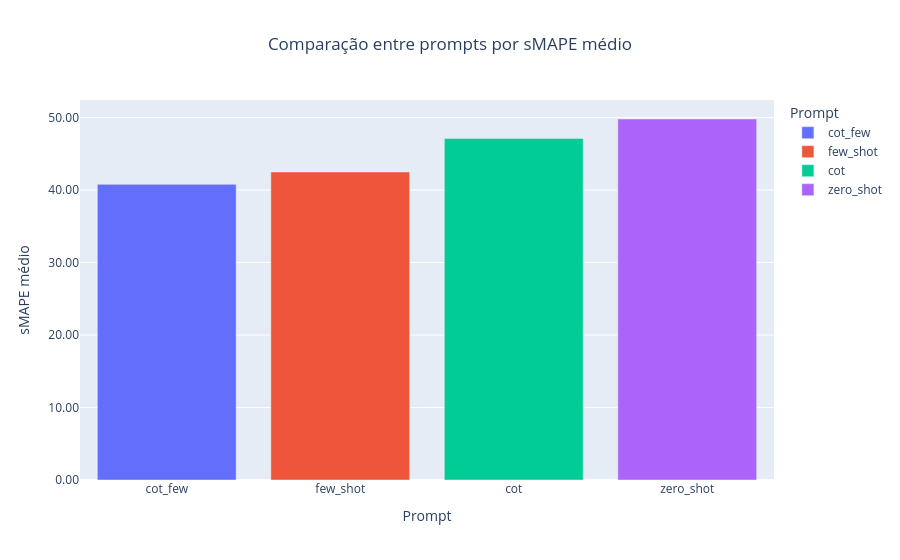

Notebook source saved alongside this figure:
### Markdown cell above
# 📊 10. Comparação entre prompts por sMAPE médio

### Code cell
fig = px.bar(
    df.groupby("Tipo de Prompt", as_index=False)["sMAPE"].mean().sort_values("sMAPE"),
    x="Tipo de Prompt", y="sMAPE",
    color="Tipo de Prompt",
    title="Comparação entre prompts por sMAPE médio",
    labels={"Tipo de Prompt": "Prompt", "sMAPE": "sMAPE médio"}
)
fig.update_layout(showlegend=True, yaxis_tickformat=".2f", title_x=0.5)
fig

### Figure 1 — Plotly figure (JSON) as saved in the notebook; plotly's stock layout.template omitted (floating-point values rounded to 4 significant figures)
{"data": [{"hovertemplate": "Prompt=%{x}<br>sMAPE médio=%{y}<extra></extra>", "legendgroup": "cot_few", "marker": {"color": "#636efa", "pattern": {"shape": ""}}, "name": "cot_few", "orientation": "v", "showlegend": true, "textposition": "auto", "type": "bar", "x": ["cot_few"], "xaxis": "x", "y": [40.79], "yaxis": "y"}, {"hovertemplate": "Prompt=%{x}<br>sMAPE médio=%{y}<extra></extra>", "legendgroup": "few_shot", "marker": {"color": "#EF553B", "pattern": {"shape": ""}}, "name": "few_shot", "orientation": "v", "showlegend": true, "textposition": "auto", "type": "bar", "x": ["few_shot"], "xaxis": "x", "y": [42.5], "yaxis": "y"}, {"hovertemplate": "Prompt=%{x}<br>sMAPE médio=%{y}<extra></extra>", "legendgroup": "cot", "marker": {"color": "#00cc96", "pattern": {"shape": ""}}, "name": "cot", "orientation": "v", "showlegend": true, "textposition": "auto", "type": "bar", "x": ["cot"], "xaxis": "x", "y": [47.13], "yaxis": "y"}, {"hovertemplate": "Prompt=%{x}<br>sMAPE médio=%{y}<extra></extra>", "legendgroup": "zero_shot", "marker": {"color": "#ab63fa", "pattern": {"shape": ""}}, "name": "zero_shot", "orientation": "v", "showlegend": true, "textposition": "auto", "type": "bar", "x": ["zero_shot"], "xaxis": "x", "y": [49.8], "yaxis": "y"}], "layout": {"barmode": "relative", "legend": {"title": {"text": "Prompt"}, "tracegroupgap": 0}, "showlegend": true, "title": {"text": "Comparação entre prompts por sMAPE médio", "x": 0.5}, "xaxis": {"anchor": "y", "categoryarray": ["cot_few", "few_shot", "cot", "zero_shot"], "categoryorder": "array", "domain": [0, 1], "title": {"text": "Prompt"}}, "yaxis": {"anchor": "x", "domain": [0, 1], "tickformat": ".2f", "title": {"text": "sMAPE médio"}}}}
